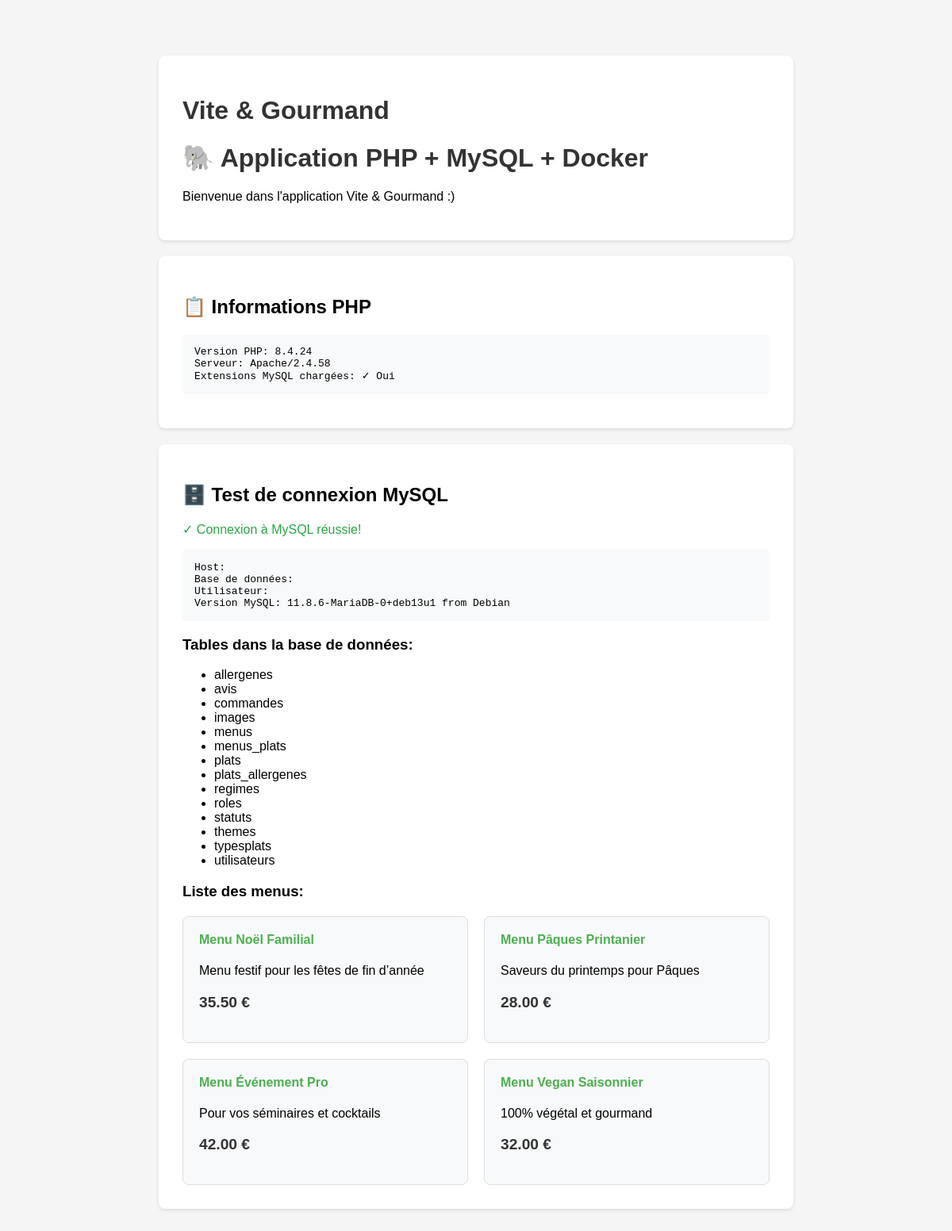
/app/info-db.php, run on the app's committed database.
### tables this page shows
CREATE TABLE menus (
  id INT PRIMARY KEY AUTO_INCREMENT,
  titre VARCHAR(255) NOT NULL,
  description TEXT,  
  nb_personnes_min INT NOT NULL,
  prix_base DECIMAL(8,2) NOT NULL,
  conditions TEXT,
  stock_dispo INT NOT NULL,
  theme_id INT,
  regime_id INT,
  FOREIGN KEY (theme_id) REFERENCES themes(id),
  FOREIGN KEY (regime_id) REFERENCES regimes(id)
);

### app/info-db.php (the view, shortened to what this page needs)
<!DOCTYPE html>
<html lang="fr">
<head>
</head>
<body>
    <div class="card">
        <h1>Vite & Gourmand</h1>
        <h1>🐘 Application PHP + MySQL + Docker</h1>
        <p>Bienvenue dans l'application Vite & Gourmand :)</p>
    </div>
    <div class="card">
        <h2>📋 Informations PHP</h2>
        <pre><?php
        echo "Version PHP: " . phpversion() . "\n";
        echo "Serveur: " . $_SERVER['SERVER_SOFTWARE'] . "\n";
        echo "Extensions MySQL chargées: " . (extension_loaded('mysqli') ? '✓ Oui' : '✗ Non');
        ?></pre>
    </div>
    <div class="card">
        <h2>🗄️ Test de connexion MySQL</h2>
        <?php
        $host = $_ENV['DB_HOST'];
        $dbname = $_ENV['DB_NAME'];
        $user = $_ENV['DB_USER'];
        $password = $_ENV['DB_PASSWORD'];
        try {
            $dsn = "mysql:host=$host;dbname=$dbname;charset=utf8mb4";
            $pdo = new PDO($dsn, $user, $password, [
                PDO::ATTR_ERRMODE => PDO::ERRMODE_EXCEPTION,
                PDO::ATTR_DEFAULT_FETCH_MODE => PDO::FETCH_ASSOC
            ]);
            echo "<p class='success'>✓ Connexion à MySQL réussie!</p>";
            echo "<pre>";
            echo "Host: $host\n";
            echo "Base de données: $dbname\n";
            echo "Utilisateur: $user\n";
            $version = $pdo->query('SELECT VERSION()')->fetchColumn();
            echo "Version MySQL: $version\n";
            echo "</pre>";
            $stmt = $pdo->query("SHOW TABLES");
            $tables = $stmt->fetchAll(PDO::FETCH_COLUMN);
            echo "<h3>Tables dans la base de données:</h3>";
            if (count($tables) > 0) {
                echo "<ul>";
                foreach ($tables as $table) {
                    echo "<li>$table</li>";
                }
                echo "</ul>";
            } else {
                echo "<p><em>Aucune table trouvée. La base est vide.</em></p>";
            }
            if (in_array('menus', $tables)) {
                echo "<h3>Liste des menus:</h3>";
                $stmt = $pdo->query("SELECT * FROM menus");
                $menus = $stmt->fetchAll();
                if (count($menus) > 0) {
                    echo "<div class='menus-container'>";
                    foreach ($menus as $menu) {
                        echo "<div class='menu-card'>";
                        echo "<h4>" . htmlspecialchars($menu['titre']) . "</h4>";
                        echo "<p>" . htmlspecialchars($menu['description']) . "</p>";
                        echo "<p class='menu-prix'>" . htmlspecialchars($menu['prix_base']) . " €</p>";
                        echo "</div>";
                    }
                    echo "</div>";
                } else {
                    echo "<p><em>Aucun menu trouvé.</em></p>";
                }
            }
        } catch (PDOException $e) {
            echo "<p class='error'>✗ Erreur de connexion à MySQL:</p>";
            echo "<pre>" . htmlspecialchars($e->getMessage()) . "</pre>";
        }
        ?>
    </div>
</body>
</html>

### app/info-db.php (style rules this page uses)
body { font-family: Arial, sans-serif; max-width: 800px; margin: 50px auto; padding: 20px; background-color: #f5f5f5; }
.card { background: white; padding: 30px; border-radius: 8px; box-shadow: 0 2px 4px rgba(0,0,0,0.1); margin-bottom: 20px; }
.success { color: #28a745; }
h1 { color: #333; }
pre { background: #f8f9fa; padding: 15px; border-radius: 5px; overflow-x: auto; }
.menus-container { display: grid; grid-template-columns: repeat(auto-fill, minmax(250px, 1fr)); gap: 20px; margin-top: 20px; }
.menu-card { background: #f8f9fa; padding: 20px; border-radius: 8px; border: 1px solid #ddd; }
.menu-card h4 { margin-top: 0; color: #4CAF50; }
.menu-prix { font-weight: bold; color: #333; font-size: 1.2em; }

### data on the page
menus: titre "Menu Noël Familial", description "Menu festif pour les fêtes de fin d’année", prix_base "35.50"
menus: titre "Menu Pâques Printanier", description "Saveurs du printemps pour Pâques", prix_base "28.00"
menus: titre "Menu Événement Pro", description "Pour vos séminaires et cocktails", prix_base "42.00"
menus: titre "Menu Vegan Saisonnier", description "100% végétal et gourmand", prix_base "32.00"

### other printed values
phpversion() "8.4.24"
$_SERVER['SERVER_SOFTWARE'] "Apache/2.4.58"
$version "11.8.6-MariaDB-0+deb13u1 from Debian"
$table "allergenes"
$table "avis"
$table "commandes"
$table "images"
$table "menus"
$table "menus_plats"
$table "plats"
$table "plats_allergenes"
$table "regimes"
$table "roles"
$table "statuts"
$table "themes"
